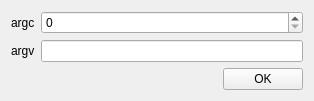
<?xml version="1.0" encoding="UTF-8"?>
<ui version="4.0">
 <class>Widget</class>
 <widget class="QWidget" name="Widget">
  <property name="geometry">
   <rect>
    <x>0</x>
    <y>0</y>
    <width>314</width>
    <height>99</height>
   </rect>
  </property>
  <property name="windowTitle">
   <string>Widget</string>
  </property>
  <layout class="QVBoxLayout" name="verticalLayout">
   <item>
    <layout class="QFormLayout" name="formLayout">
     <item row="0" column="0">
      <widget class="QLabel" name="label">
       <property name="text">
        <string>argc</string>
       </property>
      </widget>
     </item>
     <item row="0" column="1">
      <widget class="QSpinBox" name="argcSpinBox"/>
     </item>
    </layout>
   </item>
   <item>
    <layout class="QHBoxLayout" name="horizontalLayout">
     <item>
      <widget class="QLabel" name="label_2">
       <property name="text">
        <string>argv</string>
       </property>
      </widget>
     </item>
     <item>
      <widget class="QLineEdit" name="argvLineEdit"/>
     </item>
    </layout>
   </item>
   <item>
    <layout class="QHBoxLayout" name="horizontalLayout_2">
     <item>
      <spacer name="horizontalSpacer">
       <property name="orientation">
        <enum>Qt::Horizontal</enum>
       </property>
       <property name="sizeHint" stdset="0">
        <size>
         <width>40</width>
         <height>20</height>
        </size>
       </property>
      </spacer>
     </item>
     <item>
      <widget class="QPushButton" name="okPushButton">
       <property name="text">
        <string>OK</string>
       </property>
      </widget>
     </item>
    </layout>
   </item>
  </layout>
 </widget>
 <layoutdefault spacing="6" margin="11"/>
 <resources/>
 <connections/>
</ui>
